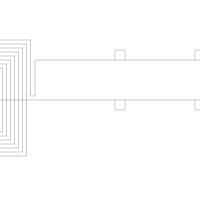

This figure's Python source:
#!/usr/bin/python
import argparse
import drawsvg as draw
from numpy import array, sqrt, pi, log
from math import floor, ceil

ALIGN_BOTTOM = 0
ALIGN_TOP = 1


PIXEL_SCALE = 8.93 # customize it per computer

SIZE_0603_IN_PIXEL = 1.6 * PIXEL_SCALE
SIZE_0402_IN_PIXEL = 1 * PIXEL_SCALE
#
#  Embroidery coil maker, import to inkscape to generate pes file
#**** Size unit is mm and inductance is uH
class CoilMaker:

    ## static function to generate a coil with a transmission line directly
    def GenerateCoil(name, transmission_line_length, inductance, size = 0, reverse = False, intergrated_r = False, intergrated_c = False):
        coilMaker = CoilMaker(inductance * (10 ** -6), size)
        d = draw.Drawing(200, 200, origin='center', displayInline=False)
        p = draw.Path(stroke_width=0.202, stroke='black', fill_opacity ="0")
        coilMaker.makeCoil(p, transmission_line_length, intergrated_r, intergrated_c,
                    reverse) 

        d.append(p)
        d.save_svg(name + ".svg")  # Save to file


    def __init__(self, inductance, size = 0):

        self.inductance = inductance
        self.size = size
        self.line_width = 0.202
        self.spacing = 0.5
        self.relative_permeability = 1  # 相对磁导率，单位长度上的电感
  
        self.minimum_stitch_length = 0.5 
        # self.n_turns = self.calculateNTurns()
        self.n_turns = 11
        print("nTurns:", self.n_turns)
        # self.d_in = self.spacing if self.size == 0 else self.size - (self.spacing + self.line_width) * self.n_turns * 2
        self.d_in = self.spacing
        self.d_out = self.size if self.size > 0 else self.d_in + (self.spacing + self.line_width) * self.n_turns * 2
        print("din:", self.d_in)
        print("dout:", self.d_out)

    ## calculate the number of turns, based on (optional) dout and target inductance.
    def calculateNTurns(self): 
        best_n, l_diff = 0, 100

        if self.size > 0:
            ### binary search to find the  number of turns given the inductance
            min_n = 1
            max_n = 50
            while min_n < max_n:
                n = (min_n + max_n) // 2
                d_in = self.size - (self.spacing + self.line_width) * n * 2
                print("n chosen in binary search: ", n)
                if d_in < 0:
                    max_n = n - 1
                    continue
                d_out = self.size
                l = CoilMaker.getSingleInductance(d_in, d_out, n, self.relative_permeability)
                print("single inductance: ", l)
                if l <= self.inductance:
                    min_n = n + 1
                else:
                    max_n = n - 1
                if abs(l - self.inductance) < l_diff:
                    l_diff = abs(l - self.inductance)
                    best_n = n
        else:
            ### binary search to find the number of turns for the smallest inductor
            min_n = 1
            max_n = 50
            while min_n < max_n:
                n = (min_n + max_n) // 2
                d_in = self.spacing
                d_out = d_in + (self.spacing + self.line_width) * n * 2
                l = CoilMaker.getSingleInductance(d_in, d_out, n, self.relative_permeability)
                if l <= self.inductance:
                    min_n = n + 1
                else:
                    max_n = n - 1
                if abs(l - self.inductance) < l_diff:
                    l_diff = abs(l - self.inductance)
                    best_n = n
        return best_n

    # Stitch Coil and Transmission line
    def makeCoil(self, path, transmission_line_length, integrated_r = False, integrated_c = False, reverse = False):
        
        reverseF = -1 if reverse else 1
        # path.M(180, 0)
        # path.M(0,0)
        # path.L(10,0)
        # path.L(10,10)
        # path.L(0,10)
        # path.L(0,0)
        path.M(175,0)
        path.L(175,10)
        path.L(185,10)
        path.L(185,0)
        path.L(95,0)
        path.L(95,10)
        path.L(105,10)
        path.L(105,0)
        path.L(15,0)
        path.L(15,10)
        path.L(25,10)
        path.L(25,0)
        coil_location = array([(transmission_line_length)*reverseF*PIXEL_SCALE, 0])
        spacing = array([self.spacing*PIXEL_SCALE, self.spacing*PIXEL_SCALE])
        print("line_width: ", self.line_width * PIXEL_SCALE)
        spacing[0] = 4
        spacing[1] = 4
        print("spacing: ", spacing[0])
        print("width: ", self.line_width * PIXEL_SCALE)
        print("inner: ", self.d_in * PIXEL_SCALE)
        # din = array([self.d_in*PIXEL_SCALE, self.d_in*PIXEL_SCALE]) 
        din = array([40, 40])
        print("coil_location: ", coil_location)
        # self.stitchConnectionNode(path, [0, coil_location[1]], ALIGN_BOTTOM)
        # if integrated_r:
        #     smd_r_location = (5*PIXEL_SCALE+SIZE_0603_IN_PIXEL)
        #     path.L(coil_location[0] - reverseF * smd_r_location, coil_location[1])  
        #     self.stitchConnectionNode(path, [coil_location[0] - reverseF * smd_r_location, coil_location[1]], ALIGN_BOTTOM)  
        #     path.L(coil_location[0] - reverseF * (smd_r_location-SIZE_0603_IN_PIXEL), coil_location[1]) 
        #     self.stitchConnectionNode(path, [coil_location[0] - reverseF * (smd_r_location-SIZE_0603_IN_PIXEL), coil_location[1]], ALIGN_BOTTOM)  
        
        # if integrated_c:
        #     smd_c_location = (1 + PIXEL_SCALE+SIZE_0603_IN_PIXEL)
        #     path.L(coil_location[0] - reverseF * smd_c_location, coil_location[1])  
        #     self.stitchConnectionNode(path, [coil_location[0] - reverseF * smd_c_location, coil_location[1]], ALIGN_BOTTOM)  
        #     path.L(coil_location[0] - reverseF * (smd_c_location-SIZE_0603_IN_PIXEL), coil_location[1]) 
        #     self.stitchConnectionNode(path, [coil_location[0] - reverseF * (smd_c_location-SIZE_0603_IN_PIXEL), coil_location[1]], ALIGN_BOTTOM)  

        centers = array([coil_location[0] + (self.d_out/2)*reverseF*PIXEL_SCALE, coil_location[1]])
        path.L(centers[0], centers[1])
        self.stitchCoil(path, centers, din, spacing, reverse)
        path.L(-65, centers[1] - spacing[1])
        path.L(-65, -40)
        print("???", centers[1] - spacing[1])
        # path.L(0, -76)
        path.L(25, -40)
        path.L(25,-50)
        path.L(15,-50)
        path.L(15,-40)
        path.L(105,-40)
        path.L(105,-50)
        path.L(95,-50)
        path.L(95,-40)
        path.L(185,-40)
        path.L(185,-50)
        path.L(175,-50)
        path.L(175,-40)
        # path.L(10,-30)
        # path.L(10,-40)
        # path.L(0,-40)
        # path.L(0,-30)
        # self.stitchConnectionNode(path, [0, centers[1] - spacing[1]], ALIGN_TOP)
        print("single inductance: ", CoilMaker.getSingleInductance(self.d_in, self.d_out, self.n_turns, self.relative_permeability))

    # Stitch Connection Node
    def stitchConnectionNode(self, p, location, alignment = 0): 
 
        self.last_point = location
        size_in_pixel = 1  * PIXEL_SCALE
        if alignment == ALIGN_BOTTOM:
            self.drawStitches(p, location[0] + size_in_pixel/2, location[1])
            print(self.last_point)
            self.drawStitches(p, location[0] + size_in_pixel/2, location[1] + size_in_pixel)
            print(self.last_point)
            self.drawStitches(p, location[0] - size_in_pixel/2, location[1] + size_in_pixel)
            self.drawStitches(p, location[0] - size_in_pixel/2, location[1])
            self.drawStitches(p, location[0], location[1])
        else:
            self.drawStitches(p, location[0] + size_in_pixel/2, location[1])
            self.drawStitches(p, location[0] + size_in_pixel/2, location[1] - size_in_pixel)
            self.drawStitches(p, location[0] - size_in_pixel/2, location[1] - size_in_pixel)
            self.drawStitches(p, location[0] - size_in_pixel/2, location[1])
            self.drawStitches(p, location[0], location[1]) 
        return p

    # Stitch Coil
    def stitchCoil(self, p, centers, din, spacing, reverse = False): 
        next_top_left_corner = array([centers[0]-din[0]/2, centers[1]-din[1]/2])
        next_bot_right_corner = array([centers[0]+din[0]/2, centers[1]+din[0]/2])
        print("top, left corneer: ", next_top_left_corner)
        print("bottom, right corner: ", next_bot_right_corner)
        self.last_point = centers

        for turn in range(0,self.n_turns):
            if reverse:
                self.drawStitches(p, next_top_left_corner[0], self.last_point[1]) #Right to Left
                self.drawStitches(p, next_top_left_corner[0], next_top_left_corner[1]) #Top to Bottom
                self.drawStitches(p, next_bot_right_corner[0], next_top_left_corner[1]) #Left to Right
                if turn == (self.n_turns -1):
                    self.drawStitches(p, next_bot_right_corner[0], centers[1] - spacing[1]) #Bottom to Tio
                else:
                    self.drawStitches(p, next_bot_right_corner[0], next_bot_right_corner[1])#Bottom to Tio
            else:
                self.drawStitches(p, next_bot_right_corner[0], self.last_point[1]) #Left to Right
                self.drawStitches(p, next_bot_right_corner[0], next_top_left_corner[1]) #Top to Bottom
                self.drawStitches(p, next_top_left_corner[0], next_top_left_corner[1]) #Left to Right
                if turn == (self.n_turns -1):
                    self.drawStitches(p, next_top_left_corner[0], centers[1] - spacing[1])#Bottom to Tio
                else:
                    self.drawStitches(p, next_top_left_corner[0], next_bot_right_corner[1]+spacing[1])#Bottom to Tio

            next_top_left_corner -= spacing
            next_bot_right_corner += spacing
        return p


    def drawStitches(self, p, x, y):
        dx = x - self.last_point[0]
        dy = y - self.last_point[1]
        length = sqrt((dx**2) + (dy**2))
        
        stitches = length/(self.minimum_stitch_length* PIXEL_SCALE)
        for i in range(1, floor(stitches)):
            # print(stitches)
            p.L(self.last_point[0] + dx/stitches*i, self.last_point[1] + dy/stitches*i)
        p.L(x, y)
        self.last_point = array([x, y])

    def getSingleInductance(d_in, d_out, n, rp): 
        C1 = 1.27
        C2 = 2.07
        C3 = 0.18
        C4 = 0.13
        N = n
        diaAvg = (10**-3 * (d_in + d_out) / 2)
        permeability = 4*pi*10**(-7) * rp
        fillratio = ( d_out - d_in)/( d_out + d_in)
        L = ((permeability *  N**2 *diaAvg* C1)/2) * (log(C2/fillratio) + C3*fillratio + C4* fillratio**2)
        return L

    def getDoubleInductance(d_in, d_out, n, rp, thickness):
        N = n
        X = thickness
        A = 0.184
        B = -0.525
        C = 1.038
        D = 1.001
        KC = (N**2)/( (A*X**3 + B*X**2 + C*X + D) * ( (1.67*N**2 -5.84*N +65)* 0.64) )
        L12 = CoilMaker.getSingleInductance(d_in, d_out, n, rp)
        Ltot = 2*L12 + 2*KC * L12
        return Ltot



if __name__=="__main__":
    CoilMaker.GenerateCoil("glove_in_one", 2, 30, 25,reverse= True, intergrated_c= False, intergrated_r=False)


    
